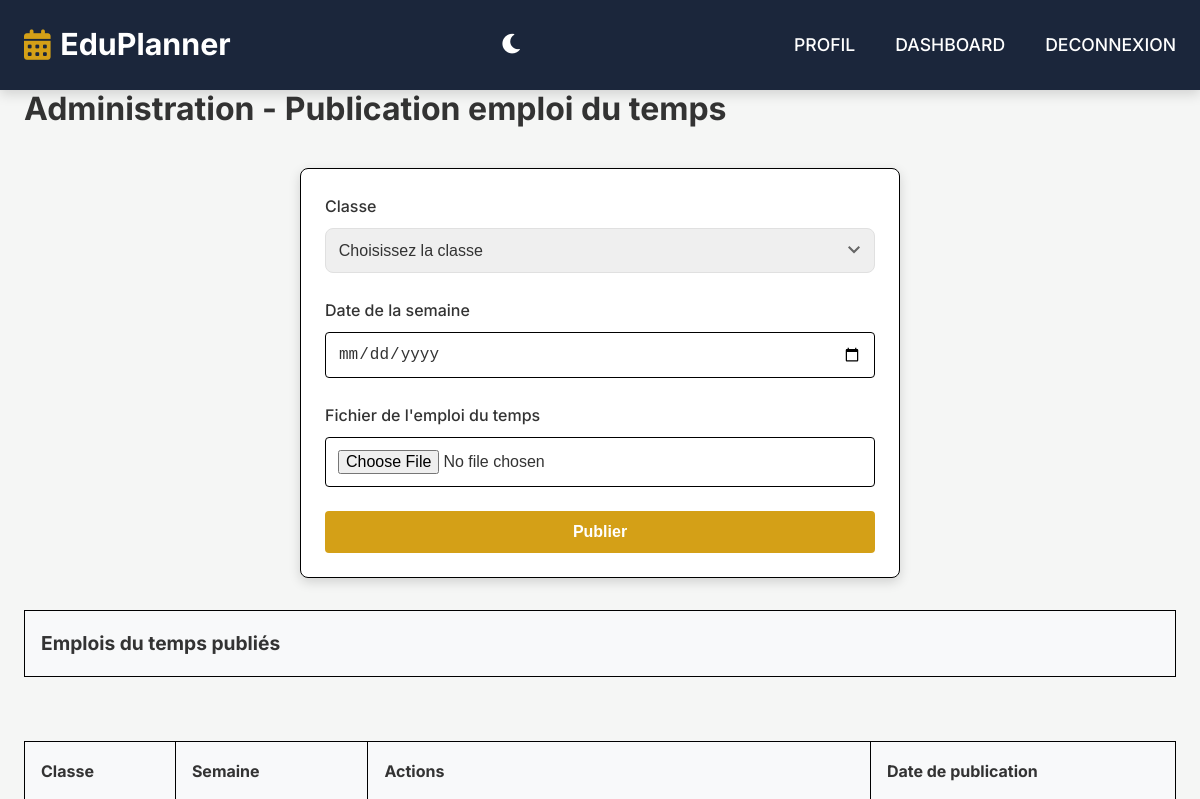
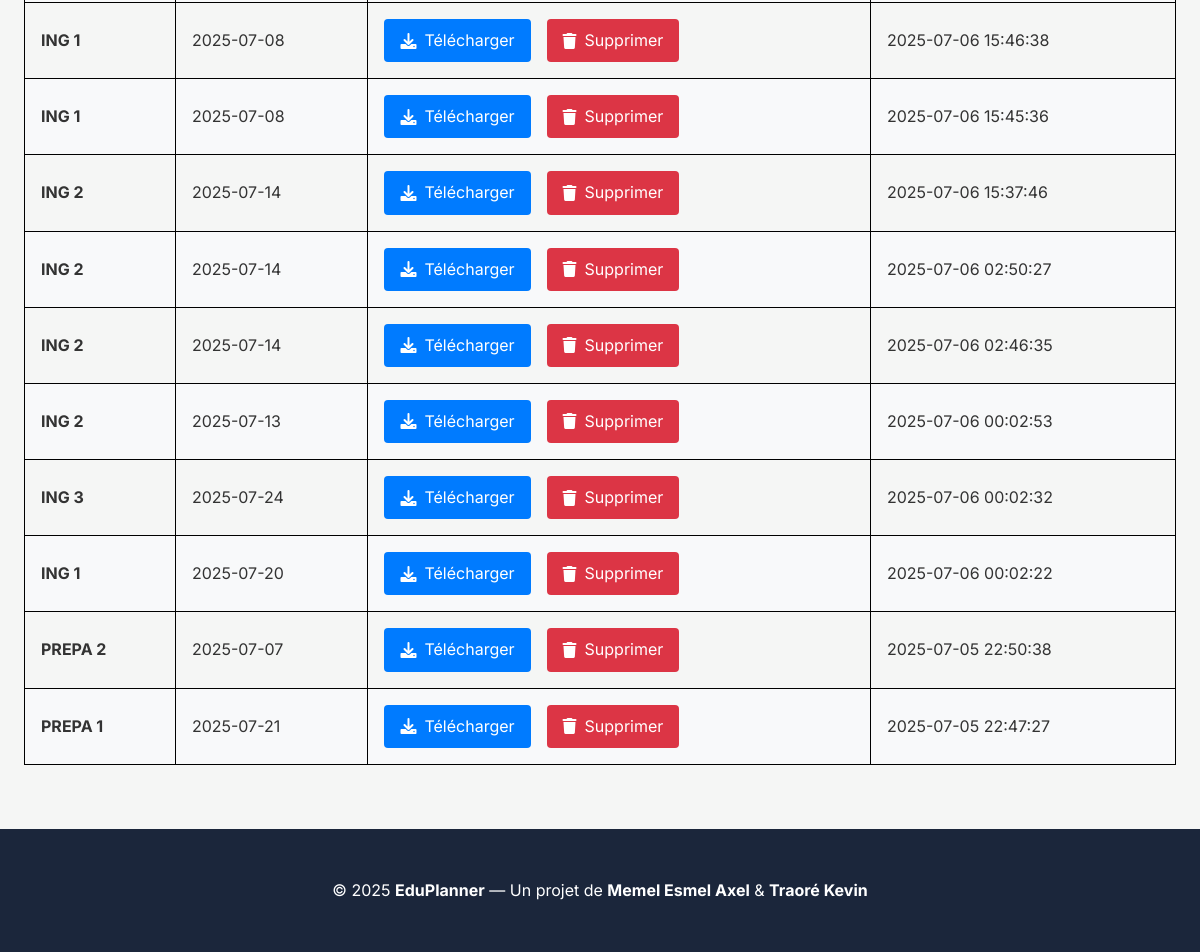
The page /admin.php (signed in) on the database its author committed (2 pictures, top to bottom).
### tables this page shows
CREATE TABLE IF NOT EXISTS `emplois_du_temps` (
  `id` int NOT NULL AUTO_INCREMENT,
  `classe` varchar(50) NOT NULL,
  `semaine` date NOT NULL,
  `fichier` varchar(255) NOT NULL,
  `date_publication` datetime DEFAULT CURRENT_TIMESTAMP,
  PRIMARY KEY (`id`)
);

### admin.php (the view, shortened to what this page needs)
<?php
require 'db.php';
$stmtEDT = $pdo->query("SELECT * FROM emplois_du_temps ORDER BY date_publication DESC");
$edtList = $stmtEDT->fetchAll();
?>
<!DOCTYPE html>
<html lang="fr">
<head>
  <link rel="stylesheet" href="https://cdnjs.cloudflare.com/ajax/libs/font-awesome/6.0.0/css/all.min.css" />
  <link rel="stylesheet" href="style.css" />
</head>
<body>
<header class="header">
  <nav class="nav container" aria-label="Navigation principale">
      <div class="nav-brand">
        <a href="index.php" aria-label="Retour à l'accueil">
          <i class="fas fa-calendar-alt"></i><span>EduPlanner</span>
        </a>
      </div>
        <div class="nav-actions">
        <button class="theme-toggle" aria-label="Changer le thème" title="Changer thème clair/sombre">
          <i class="fas fa-moon"></i>
        </button>
      </div>
      <ul class="nav-menu" id="nav-menu" role="menubar">
        <li><a href="profil.php"role="menuitem" class="nav-link">PROFIL</a></li>
        <li><a class="nav-link" role="menuitem" href="dashboard.php">DASHBOARD</a></li>
        <li><a class="nav-link" role="menuitem" href="deconnexion.php">DECONNEXION</a></li>
      </ul>
  </nav>
</header>
<br><br> <br>
<main class="container">
  <h1>Administration - Publication emploi du temps</h1>
  <form action="admin.php" method="POST" enctype="multipart/form-data" class="auth-form">
    <div class="form-group">
      <label for="classe">Classe</label>
      <select id="classe" name="classe" required>
        <option value="">Choisissez la classe</option>
      </select>
    </div>
    <div class="form-group">
      <label for="semaine">Date de la semaine</label>
      <input type="date" id="semaine" name="semaine" required />
    </div>
    <div class="form-group">
      <label for="emploi_du_temps">Fichier de l'emploi du temps</label>
      <input type="file" id="emploi_du_temps" name="emploi_du_temps" accept=".pdf,.doc,.docx,.xlsx,.xls,.csv" required />
      </div>
    <button type="submit" class="btn btn-primary">Publier</button>
  </form>
  <section>
    <h2 class="table-title">Emplois du temps publiés</h2>
    <?php if ($edtList): ?>
      <div class="table-responsive">
        <table class="table">
          <thead>
            <tr>
              <th>Classe</th>
              <th>Semaine</th>
              <th>Actions</th>
              <th>Date de publication</th>
            </tr>
          </thead>
          <tbody>
            <?php foreach ($edtList as $edt): ?>
              <tr>
                <td><strong><?=htmlspecialchars($edt['classe'])?></strong></td>
                <td><?=htmlspecialchars($edt['semaine'])?></td>
                <td>
                  <div class="actions">
                    <a href="uploads/emplois_du_temps/<?=htmlspecialchars($edt['fichier'])?>" target="_blank" class="download-link">
                      <i class="fas fa-download"></i> Télécharger
                    </a>
                    <a href="delete_edt.php?id=<?=htmlspecialchars($edt['id'])?>" class="delete-link" onclick="return confirm('Êtes-vous sûr de vouloir supprimer cet emploi du temps ?')">
                      <i class="fas fa-trash"></i> Supprimer
                    </a>
                  </div>
                </td>
                <td><?=htmlspecialchars($edt['date_publication'])?></td>
              </tr>
            <?php endforeach; ?>
          </tbody>
        </table>
      </div>
    <?php else: ?>
      <p class="no-results">Aucun emploi du temps publié pour le moment.</p>
    <?php endif; ?>
  </section>
</main>
<footer class="footer">
    <div class="container">
      <p>© 2025 <strong>EduPlanner</strong> — Un projet de <strong>Memel Esmel Axel</strong> & <strong>Traoré Kevin</strong></p>
    </div>
  </footer>
</body>
</html>

### rows shown on the page
emplois_du_temps: classe "ING 1", semaine "2025-07-08", date_publication "2025-07-06 15:46:38"
emplois_du_temps: classe "ING 1", semaine "2025-07-08", date_publication "2025-07-06 15:45:36"
emplois_du_temps: classe "ING 2", semaine "2025-07-14", date_publication "2025-07-06 15:37:46"
emplois_du_temps: classe "ING 2", semaine "2025-07-14", date_publication "2025-07-06 02:50:27"
emplois_du_temps: classe "ING 2", semaine "2025-07-14", date_publication "2025-07-06 02:46:35"
emplois_du_temps: classe "ING 2", semaine "2025-07-13", date_publication "2025-07-06 00:02:53"
emplois_du_temps: classe "ING 3", semaine "2025-07-24", date_publication "2025-07-06 00:02:32"
emplois_du_temps: classe "ING 1", semaine "2025-07-20", date_publication "2025-07-06 00:02:22"
emplois_du_temps: classe "PREPA 2", semaine "2025-07-07", date_publication "2025-07-05 22:50:38"
emplois_du_temps: classe "PREPA 1", semaine "2025-07-21", date_publication "2025-07-05 22:47:27"
